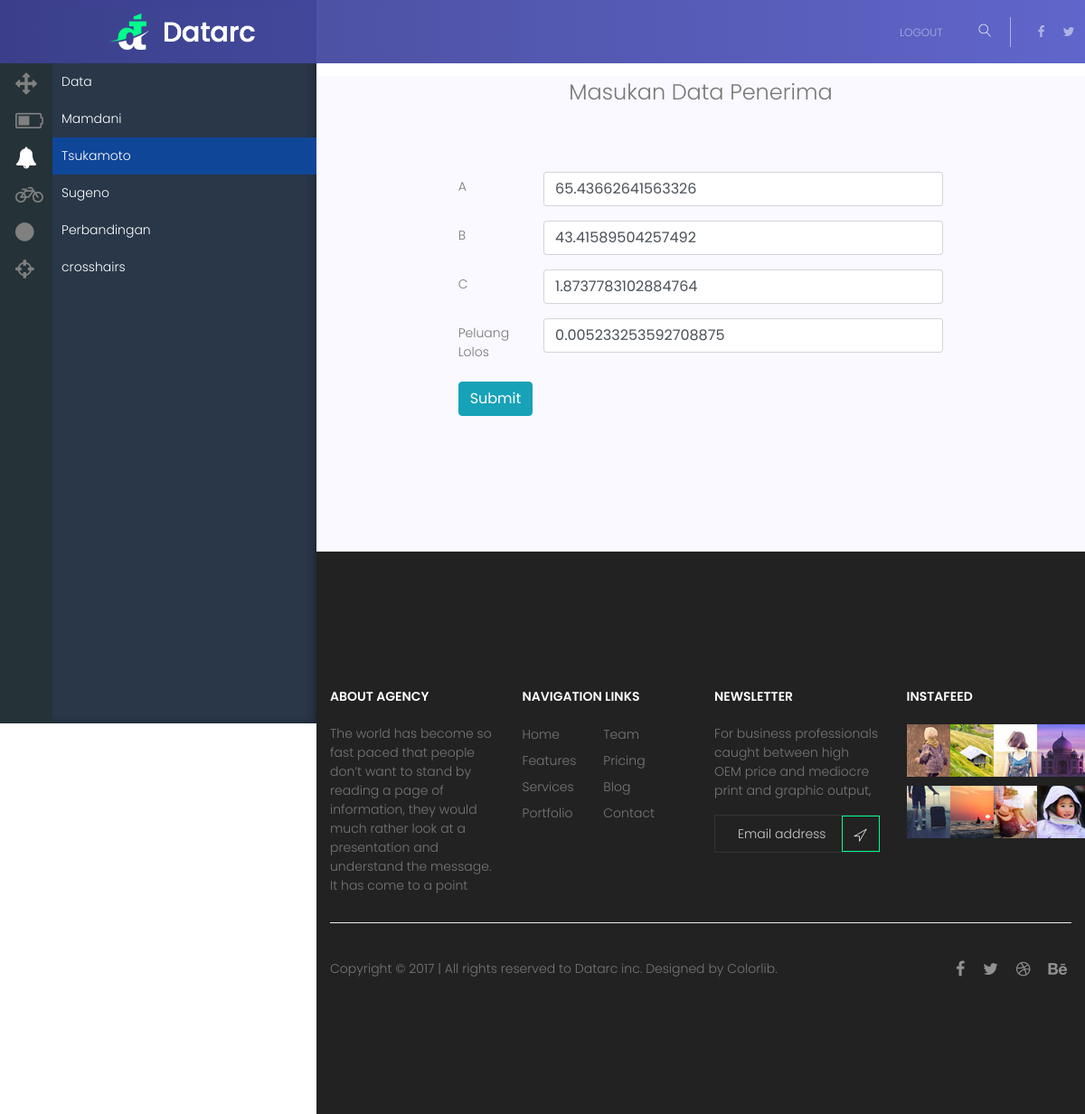
The page /app/data/edit?id=1 (signed in) on the database its author committed.
### app/model.py (models this page shows)
class AppData(Base):
    __tablename__ = 'app_data'
    id = Column(Integer, primary_key=True)
    a = Column(Float, default=0.0)
    b = Column(Float, default=0.0)
    c = Column(Float, default=0.0)
    target = Column(Float, default=0.0)

### app/main_app.py (the view)
@bp.route('/data/edit', methods=['GET', 'POST'])
@dbsession_required
@login_required
def dataEdit():
    data_id = request.args.get('id')
    dbsession = g.get('dbsession')
    record = dbsession.query(AppData).filter_by(id=int(data_id)).first()
    if request.method == 'POST':
        a = request.form['a']
        b = request.form['b']
        c = request.form['c']
        target = request.form['target']
        record.a = a
        record.b = b
        record.c = c
        record.target = target
        dbsession.commit()
        return render_template('app/data-edit-result.html', id=data_id)
    else:
        return render_template('app/data-edit.html', x=record)

### app/auth.py (called while the page is built)
def login_required(f):
    @wraps(f)
    def decorated_function(*args, **kwargs):
        if 'user_id' not in session:
            return redirect(url_for('/auth/login'), next=request.url)
        return f(*args, **kwargs)
    return decorated_function

### app/model.py (called while the page is built)
def create_session():
    Base.metadata.bind = engine
    session = DBSession(bind=engine)
    return session

def dbsession_required(f):
    @wraps(f)
    def wrap(*args, **kwargs):
        dbsession = g.pop('dbsession', None)
        if dbsession is None:
            g.dbsession = create_session()
        return f(*args, **kwargs)
    return wrap

def close_session(e=None):
    session = g.pop('dbsession', None)
    if session is not None:
        session.close()

### app/templates/app/data-edit.html (shortened to what this page needs)
<!DOCTYPE html>
<html lang="zxx" class="no-js">
  <head>
    {% include 'commons/header.html' %}
    <link rel="stylesheet" href="/static/css/sidebar.css" />
  </head>
	<body>
    {% include 'app/commons/static-nav.html' %}
    {% include 'app/commons/sidebar.html' %}
    <div id="app-wrapper" class="top-section">
        <section class="gray-bg pb-150">
            <div class="container">
              <div class="row justify-content-center">
                <div class="col-lg-10">
                  <div class="section-title text-center">
                    <h3>Masukan Data Penerima</h3>
                  </div>
                </div>
              </div>
              <div class="row">
                <div class="col-md-8 col-sm-12 mx-auto">
                  <form method='POST' action="?id={{ x.id }}">
                    <div class="form-group row">
                      <label class="col-sm-2 col-form-label">A</label>
                      <div class="col-sm-10">
                        <input name="a" type="number" class="form-control" min="0" step="0.01"
                          value="{{ x.a }}"
                        />
                      </div>
                    </div>
                    <div class="form-group row">
                      <label class="col-sm-2 col-form-label">B</label>
                      <div class="col-sm-10">
                        <input name="b" type="number" class="form-control" min="0" step="0.01"
                          value="{{ x.b }}"
                        />
                      </div>
                    </div>
                    <div class="form-group row">
                      <label class="col-sm-2 col-form-label">C</label>
                      <div class="col-sm-10">
                        <input name="c" type="number" class="form-control" min="0" step="0.01"
                          value="{{ x.c }}"
                        />
                      </div>
                    </div>
                    <div class="form-group row">
                      <label class="col-sm-2 col-form-label">Peluang Lolos</label>
                      <div class="col-sm-10">
                        <input name="target" type="number" class="form-control" min="0" step="0.01"
                          value="{{ x.target }}"
                        />
                      </div>
                    </div>
                    <button type="submit" class="btn btn-info">Submit</button>
                  </form>
                </div>
              </div>
            </div>
          </section>
      {% include 'commons/footer.html' %}
    </div>
	</body>
</html>

### app/static/css/main.css (style rules this page uses)
body { color: #777777; font-family: "Poppins", sans-serif; font-size: 14px; font-weight: 300; line-height: 1.5em; position: relative; }
.gray-bg { background: #f9f9ff; }
h1, h2, h3, h4, h5, h6 { font-family: "Poppins", sans-serif; color: #222222; line-height: 1.5em; margin-bottom: 0; margin-top: 0; font-weight: 600; }
h3, .h3 { font-size: 24px; }
.pb-150 { padding-bottom: 150px; }
.section-title { padding-bottom: 70px; }
.section-title h3 { font-weight: 300; font-size: 24px; color: #777777; }

### app/static/css/sidebar.css (style rules this page uses)
#app-wrapper { margin-left: 350px; }
.top-section { padding-top: 30px; }

### rows shown on the page
AppData: a "65.43662641563326", b "43.41589504257492", c "1.8737783102884764", target "0.005233253592708875"
